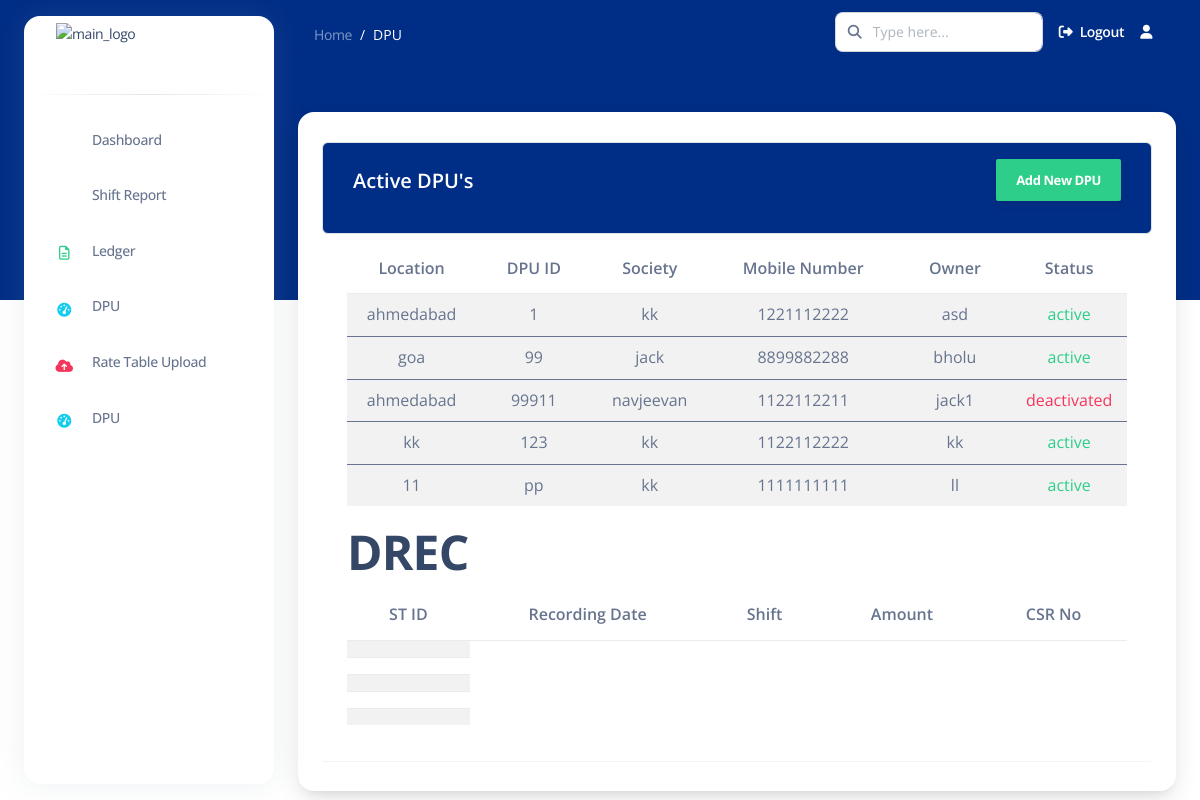
Page /active_dpu/ (signed in) on the committed database.
### apps/common/models.py (models this page shows, shortened)
class DPU(models.Model):
    user = models.ForeignKey(User, on_delete=models.CASCADE)
    location = models.CharField(max_length=255)
    dpu_id = models.CharField(max_length=50, unique=True)
    society = models.CharField(max_length=255)
    mobile_number = models.CharField(max_length=15)
    owner = models.CharField(max_length=255)
    STATUS_CHOICES = [
        ('active', 'Active'),
        ('deactivated', 'Deactivated'),
    ]
    status = models.CharField(max_length=20, choices=STATUS_CHOICES, default='active')

### apps/common/views.py (the view)
# urls.py: path('active_dpu/', active_dpu, name='active_dpu'),
def active_dpu(request):
    active_dpu_list = DPU.objects.filter(user=request.user)
    return render(request, 'common/active_dpu.html', {'active_dpu_list': active_dpu_list})

### templates/common/active_dpu.html (shortened to what this page needs)
{% extends 'base2.html' %}
{% load static %}
{% load crispy_forms_tags %}
{% block content %}
<nav class="navbar navbar-main navbar-expand-lg px-0 mx-4 shadow-none border-radius-xl " id="navbarBlur"
    data-scroll="false">
    <div class="container-fluid py-1 px-3">
        <nav aria-label="breadcrumb">
            <ol class="breadcrumb bg-transparent mb-0 pb-0 pt-1 px-0 me-sm-6 me-5">
                <li class="breadcrumb-item text-sm"><a class="opacity-5 text-white" href="">Home</a>
                </li>
                <li class="breadcrumb-item text-sm text-white active" aria-current="page">DPU</li>
            </ol>
        </nav>
        <div class="collapse navbar-collapse mt-sm-0 mt-2 me-md-0 me-sm-4" id="navbar">
            <div class="ms-md-auto pe-md-3 d-flex align-items-center">
                <div class="input-group">
                    <span class="input-group-text text-body"><i class="fas fa-search" aria-hidden="true"></i></span>
                    <input type="text" class="form-control" placeholder="Type here...">
                </div>
            </div>
            <ul class="navbar-nav  justify-content-end">
                <li class="nav-item d-flex align-items-center">
                    <a href="{% url 'logout' %}" class="nav-link text-white font-weight-bold px-0">
                        <i class="fa fa-sign-out me-sm-1"></i>
                        <span class="d-sm-inline d-none">Logout</span>
                    </a>
                </li>
                <li class="nav-item dropdown pe-2 px-3 d-flex align-items-center">
                    <a href="javascript:;" class="nav-link text-white p-0" id="dropdownMenuButton"
                        data-bs-toggle="dropdown" aria-expanded="false">
                        <i class="fa fa-user cursor-pointer"></i>
                    </a>
                </li>
            </ul>
        </div>
    </div>
</nav>
<div class="container-fluid mt-5">
    <div class="card o-hidden border-0 shadow-lg mt-5">
        <div class="container">
            <div class="table-wrapper table-responsive">
              <div class="table-title border rounded">
                <div class="row">
                  <div class="col-sm-6">
                    <h5 class="text-white mt-2">Active DPU's</h5>
                  </div>
                  <div class="col-md-6">
                    <a href="{% url 'add_dpu' %}" class="btn btn-success" > <span>Add New DPU</span></a>
                  </div>
                </div>
              </div>
              <table class="table table-striped table-hover rounded table-responsive">
                <thead>
                  <tr>
                        <th>Location</th>
                        <th>DPU ID</th>
                        <th>Society</th>
                        <th>Mobile number</th>
                        <th>Owner</th>
                        <th>Status</th>
                  </tr>
                </thead>
                {% for dpu in active_dpu_list %}
                <tbody>
                  <tr class="align-items-center text-align-center rounded">
                        <td>{{ dpu.location }}</td>
                        <td>{{ dpu.dpu_id }}</td>
                        <td>{{ dpu.society }}</td>
                        <td>{{ dpu.mobile_number }}</td>
                        <td>{{ dpu.owner }}</td>
                        <td class="{% if dpu.status == 'active' %}text-success{% else %}text-danger{% endif %}">
                            {{ dpu.status }}
                        </td>
                    </tr>
                </tbody>
                {% endfor %}
              </table>
              <H1>DREC</H1>
              <table class="table table-striped table-hover rounded table-responsive">
                <thead>
                    <tr>
                        <th>ST ID</th>
                        <th>Recording Date</th>
                        <th>Shift</th>
                        <th>Amount</th>
                        <th>CSR No</th>
                    </tr>
                </thead>
                <tbody>
{% for dpu in active_dpu_list %}
<tr class="align-items-center text-align-center rounded">
    <td>{{ dpu.drec.st_id }}</td>
</tr>
{% endfor %}
                </tbody>
            </table>
            </div>
          </div>
    </div>
    </div>
    {% endblock content %}

### templates/common/active_dpu.html (style rules this page uses)
.table-wrapper { background: #fff; padding: 20px 25px; margin: 30px 0; border-radius: 3px; box-shadow: 0 1px 1px rgba(0,0,0,.05); }
.table-title { padding-bottom: 1px; background: #002d86; color: #fff!important; padding: 16px 30px; margin: -20px -25px 10px; border-radius: 3px 3px 0 0; }
.table-title .btn { color: #fff; float: right; font-size: 13px; border: none; min-width: 50px; border-radius: 2px; border: none; outline: none !important; margin-left: 10px; }
.table-title .btn span { float: left; margin-top: 2px; }
tr { text-align: center; }
td { padding: 1px; text-align: center; }

### rows in the picture
DPU: location "ahmedabad", dpu_id "1", society "kk", mobile_number "1221112222", owner "asd", status "active"
DPU: location "goa", dpu_id "99", society "jack", mobile_number "8899882288", owner "bholu", status "active"
DPU: location "ahmedabad", dpu_id "99911", society "navjeevan", mobile_number "1122112211", owner "jack1", status "deactivated"
DPU: location "kk", dpu_id "123", society "kk", mobile_number "1122112222", owner "kk", status "active"
DPU: location "11", dpu_id "pp", society "kk", mobile_number "1111111111", owner "ll", status "active"
